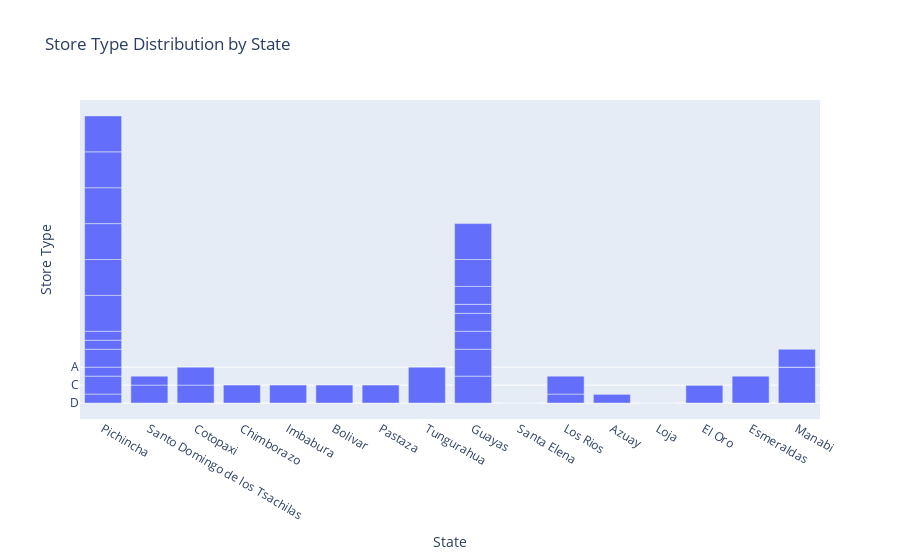

The cell this chart's notebook holds for it:
### Markdown cell above
* Store type D has more stores(18 stores), followed by Store type C(15), A type (9 stores), B type (8 stores) and E type having just 4 stores

### Code cell
# Create a bar plot
fig = px.bar(stores_data, x='state', y='type', title='Store Type Distribution by State')

# Add labels and title
fig.update_layout(xaxis_title='State', yaxis_title='Store Type')

# Show the plot
fig.show()

### Figure 1 — Plotly figure (JSON) as saved in the notebook; plotly's stock layout.template omitted (floating-point values rounded to 4 significant figures)
{"data": [{"alignmentgroup": "True", "hovertemplate": "state=%{x}<br>type=%{y}<extra></extra>", "legendgroup": "", "marker": {"color": "#636efa", "pattern": {"shape": ""}}, "name": "", "offsetgroup": "", "orientation": "v", "showlegend": false, "textposition": "auto", "type": "bar", "x": ["Pichincha", "Pichincha", "Pichincha", "Pichincha", "Santo Domingo de los Tsachilas", "Pichincha", "Pichincha", "Pichincha", "Pichincha", "Pichincha", "Pichincha", "Cotopaxi", "Cotopaxi", "Chimborazo", "Imbabura", "Santo Domingo de los Tsachilas", "Pichincha", "Pichincha", "Bolivar", "Pichincha", "Santo Domingo de los Tsachilas", "Pastaza", "Tungurahua", "Guayas", "Santa Elena", "Guayas", "Guayas", "Guayas", "Guayas", "Guayas", "Los Rios", "Guayas", "Los Rios", "Guayas", "Guayas", "Guayas", "Azuay", "Loja", "Azuay", "El Oro", "El Oro", "Azuay", "Esmeraldas", "Pichincha", "Pichincha", "Pichincha", "Pichincha", "Pichincha", "Pichincha", "Tungurahua", "Guayas", "Manabi", "Manabi", "Manabi"], "xaxis": "x", "y": ["D", "D", "D", "D", "D", "D", "D", "D", "B", "C", "B", "C", "C", "C", "C", "C", "C", "B", "C", "B", "B", "C", "D", "D", "D", "D", "D", "E", "E", "C", "B", "C", "C", "B", "C", "E", "D", "D", "B", "C", "D", "D", "E", "A", "A", "A", "A", "A", "A", "A", "A", "A", "D", "C"], "yaxis": "y"}], "layout": {"barmode": "relative", "legend": {"tracegroupgap": 0}, "title": {"text": "Store Type Distribution by State"}, "xaxis": {"anchor": "y", "domain": [0, 1], "title": {"text": "State"}}, "yaxis": {"anchor": "x", "domain": [0, 1], "title": {"text": "Store Type"}}}}
